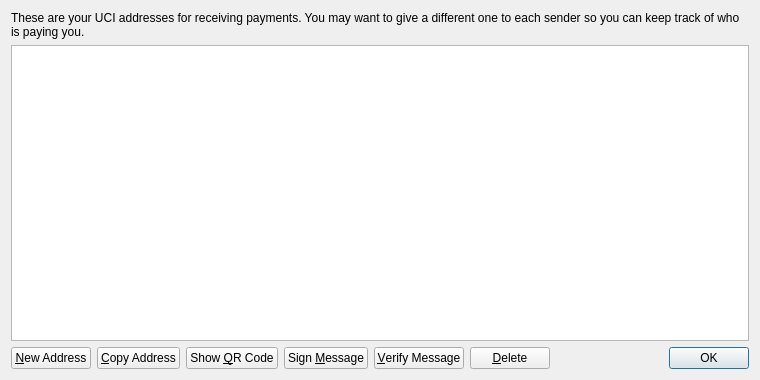
<?xml version="1.0" encoding="UTF-8"?>
<ui version="4.0">
 <class>AddressBookPage</class>
 <widget class="QWidget" name="AddressBookPage">
  <property name="geometry">
   <rect>
    <x>0</x>
    <y>0</y>
    <width>760</width>
    <height>380</height>
   </rect>
  </property>
  <property name="windowTitle">
   <string>Address Book</string>
  </property>
  <layout class="QVBoxLayout" name="verticalLayout">
   <item>
    <widget class="QLabel" name="labelExplanation">
     <property name="text">
      <string>These are your UCI addresses for receiving payments. You may want to give a different one to each sender so you can keep track of who is paying you.</string>
     </property>
     <property name="textFormat">
      <enum>Qt::PlainText</enum>
     </property>
     <property name="wordWrap">
      <bool>true</bool>
     </property>
    </widget>
   </item>
   <item>
    <widget class="QTableView" name="tableView">
     <property name="contextMenuPolicy">
      <enum>Qt::CustomContextMenu</enum>
     </property>
     <property name="toolTip">
      <string>Double-click to edit address or label</string>
     </property>
     <property name="tabKeyNavigation">
      <bool>false</bool>
     </property>
     <property name="alternatingRowColors">
      <bool>true</bool>
     </property>
     <property name="selectionMode">
      <enum>QAbstractItemView::SingleSelection</enum>
     </property>
     <property name="selectionBehavior">
      <enum>QAbstractItemView::SelectRows</enum>
     </property>
     <property name="sortingEnabled">
      <bool>true</bool>
     </property>
     <attribute name="verticalHeaderVisible">
      <bool>false</bool>
     </attribute>
    </widget>
   </item>
   <item>
    <layout class="QHBoxLayout" name="horizontalLayout">
     <item>
      <widget class="QPushButton" name="newAddressButton">
       <property name="toolTip">
        <string>Create a new address</string>
       </property>
       <property name="text">
        <string>&amp;New Address</string>
       </property>
       <property name="icon">
        <iconset resource="../bitcoin.qrc">
         <normaloff>:/icons/add</normaloff>:/icons/add</iconset>
       </property>
      </widget>
     </item>
     <item>
      <widget class="QPushButton" name="copyToClipboard">
       <property name="toolTip">
        <string>Copy the currently selected address to the system clipboard</string>
       </property>
       <property name="text">
        <string>&amp;Copy Address</string>
       </property>
       <property name="icon">
        <iconset resource="../bitcoin.qrc">
         <normaloff>:/icons/editcopy</normaloff>:/icons/editcopy</iconset>
       </property>
      </widget>
     </item>
     <item>
      <widget class="QPushButton" name="showQRCode">
       <property name="text">
        <string>Show &amp;QR Code</string>
       </property>
       <property name="icon">
        <iconset resource="../bitcoin.qrc">
         <normaloff>:/icons/qrcode</normaloff>:/icons/qrcode</iconset>
       </property>
      </widget>
     </item>
     <item>
      <widget class="QPushButton" name="signMessage">
       <property name="toolTip">
        <string>Sign a message to prove you own a UCI address</string>
       </property>
       <property name="text">
        <string>Sign &amp;Message</string>
       </property>
       <property name="icon">
        <iconset resource="../bitcoin.qrc">
         <normaloff>:/icons/edit</normaloff>:/icons/edit</iconset>
       </property>
      </widget>
     </item>
     <item>
      <widget class="QPushButton" name="verifyMessage">
       <property name="toolTip">
        <string>Verify a message to ensure it was signed with a specified UCI address</string>
       </property>
       <property name="text">
        <string>&amp;Verify Message</string>
       </property>
       <property name="icon">
        <iconset resource="../bitcoin.qrc">
         <normaloff>:/icons/transaction_0</normaloff>:/icons/transaction_0</iconset>
       </property>
      </widget>
     </item>
     <item>
      <widget class="QPushButton" name="deleteButton">
       <property name="toolTip">
        <string>Delete the currently selected address from the list</string>
       </property>
       <property name="text">
        <string>&amp;Delete</string>
       </property>
       <property name="icon">
        <iconset resource="../bitcoin.qrc">
         <normaloff>:/icons/remove</normaloff>:/icons/remove</iconset>
       </property>
      </widget>
     </item>
     <item>
      <spacer name="horizontalSpacer">
       <property name="orientation">
        <enum>Qt::Horizontal</enum>
       </property>
       <property name="sizeHint" stdset="0">
        <size>
         <width>40</width>
         <height>20</height>
        </size>
       </property>
      </spacer>
     </item>
     <item>
      <widget class="QDialogButtonBox" name="buttonBox">
       <property name="sizePolicy">
        <sizepolicy hsizetype="Maximum" vsizetype="Fixed">
         <horstretch>0</horstretch>
         <verstretch>0</verstretch>
        </sizepolicy>
       </property>
       <property name="standardButtons">
        <set>QDialogButtonBox::Ok</set>
       </property>
      </widget>
     </item>
    </layout>
   </item>
  </layout>
 </widget>
 <resources>
  <include location="../bitcoin.qrc"/>
 </resources>
 <connections/>
</ui>
